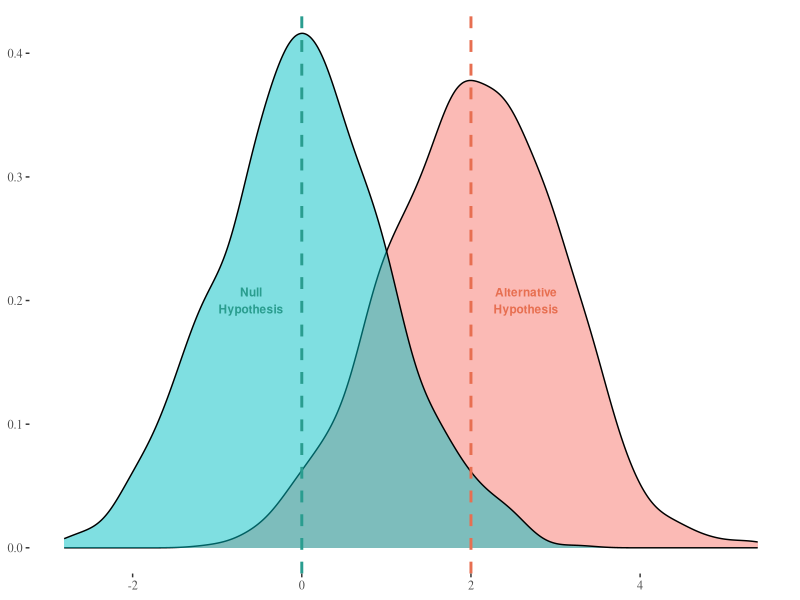

R code for this plot:
## ---- chunk 1
#| message: FALSE

library(tidyverse)
library(ggthemes)

set.seed(123)

#generate data

null <- rnorm(1000, mean = 0, sd = 1)
alt <- rnorm(1000, mean = 2, sd = 1)

#create dataframe
df <- data.frame(
  null = null,
  alt = alt
)

#create long dataframe
df_long <- df |> 
  pivot_longer(cols = everything(),
               names_to = "distribution",
               values_to = "value")

#plot distribution
ggplot(df_long, aes(x = value, fill = distribution)) +
  geom_density(alpha = 0.5) +
   geom_vline(xintercept = 0, linetype = "dashed", color = "#2A9D8F", linewidth = 1) +
  geom_vline(xintercept = 2, linetype = "dashed", color = "#E76F51", linewidth = 1) +
  theme_tufte() +
  theme(
    legend.position = "none",
    axis.title = element_blank()
  ) +
  annotate("text", x = -0.6, y = 0.2, label = "Null\nHypothesis", 
           color = "#2A9D8F", size = 3, fontface = "bold") +
  annotate("text", x = 2.65, y = 0.2, label = "Alternative\nHypothesis", 
           color = "#E76F51", size = 3, fontface = "bold") 
